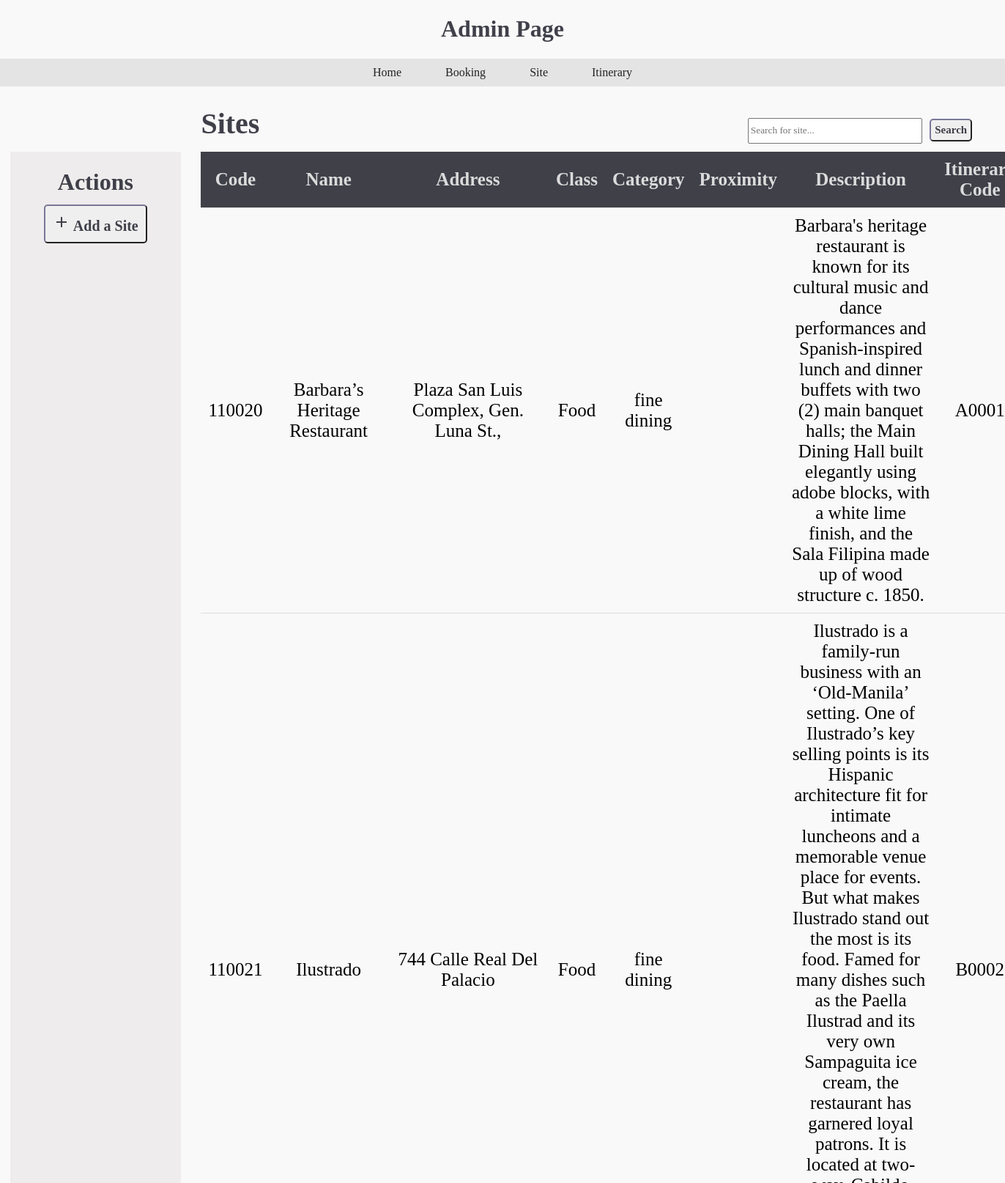
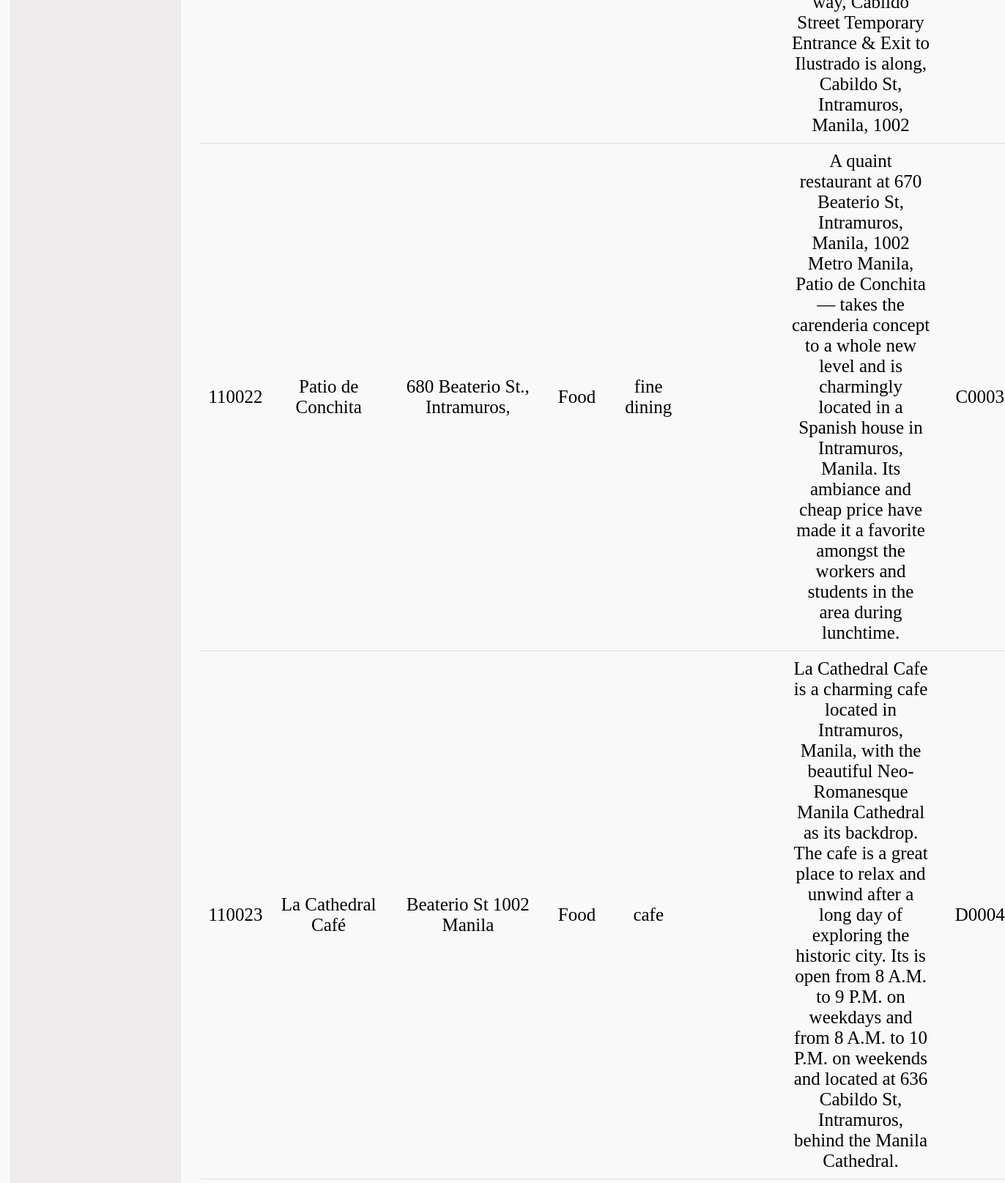
/Admin/site.php (upper part), run on the app's committed database (2 pictures, top to bottom).
### tables this page shows
CREATE TABLE `site` (
  `site_Code` int(5) NOT NULL,
  `site_Name` varchar(80) NOT NULL,
  `site_Address` varchar(80) NOT NULL,
  `site_Class` enum('Site','Food') NOT NULL,
  `site_Category` varchar(30) NOT NULL,
  `site_Proximity` enum('Church','Museum','Site','Fine Dining','Restaurant','Fast Food','Eatery','Cafe') NOT NULL,
  `site_Desc` varchar(10000) NOT NULL,
  `S_itinerary_Code` varchar(5) NOT NULL
);

### Admin/query_functions.php (called while the page is built, shortened)
<?php
include('../connection.php');
function fetch_all($table){
    global $conn;
    $query = "SELECT * FROM $table";
    $all_records = mysqli_query($conn, $query);
    return $all_records;
}
?>

### Admin/site.php (the view, shortened to what this page needs)
<?php
include('../connection.php');
include('query_functions.php');
$all_sites = fetch_all("site");
?>
<!DOCTYPE html>
<html>
<head>
    <link rel="stylesheet" href="admin.css">
</head>
<body>
<div id="title_container">
        <p id="title">Sites</p>
        <form action="" method="get" id=search>
            <input type="text" name=search id="search_field" placeholder="Search for site...">
            <input type=submit id=submit_search value=Search>
        </form>
    </div>
    <div id=body>
    <div id="actions_container">
        <h1 id="actions_title">Actions</h1>
        <button id="add_button" onclick="document.location='add_site_form.php'"><i class="material-icons">add</i> Add a Site</button>
    </div>
    <div id="table_container">
    <table id=all_records>
        <tr>
            <th>Code</th>
            <th>Name</th>
            <th>Address</th>
            <th>Class</th>
            <th>Category</th>
            <th>Proximity</th>
            <th>Description</th>
            <th>Itinerary Code</th>
        </tr>
        <?php
        if (mysqli_num_rows($all_sites) > 0) {
            while($site = mysqli_fetch_assoc($all_sites)) {
            ?>
            <tr onclick="location.href='site_details.php?id=<?php echo $site['site_Code']; ?>'">
                <td><?php echo $site['site_Code']; ?> </td>
                <td><?php echo $site['site_Name']; ?> </td>
                <td><?php echo $site['site_Address']; ?> </td>
                <td><?php echo $site['site_Class']; ?> </td>
                <td><?php echo $site['site_Category']; ?> </td>
                <td><?php echo $site['site_Proximity']; ?> </td>
                <td><?php echo $site['site_Desc']; ?> </td>
                <td><?php echo $site['S_itinerary_Code']; ?> </td>
            </tr>
        <?php
            }
        }
    ?>
</div></body>
</html>

### Admin/navbar.css (style rules this page uses)
.header { text-align: center; background-color: #f9f9f9; color: #21212cda; }
body { font-family: SFPro; margin: 0; padding: 0; background-color: #f9f9f9; justify-content: center; }
.navbar { background-color: #e4e4e4; overflow: hidden; display: flex; justify-content: center; }
.navbar ul { margin: 0; padding: 0; list-style-type: none; display: flex; align-items: center; }
.navbar li { padding: 10px; }
.navbar a { color: #222222; text-decoration: none; padding: 10px 20px; }

### Admin/admin.css (style rules this page uses)
#body { display: flex; flex-direction: row; margin-left: auto; margin-right: 0%; margin-bottom: 1%; width: 100%; }
#actions_container { display: flex; flex-direction: column; flex-wrap: wrap; float: left; width: 17%; align-items: center; margin-left: 1%; background-color: rgb(238, 236, 236); }
#actions_title { display: inline; float: left; font-weight: bold; color: #21212cda; margin: 10%; margin-bottom: 2%; }
#add_button { float: left; width: max-content; font-family: SFPro; font-size: 20px; font-weight: bold; color: #21212cda; border-color: #292838da; border-width: 2px; border-radius: 5px; padding: 10px; cursor: pointer; margin: 10%; margin-top: 3%; }
#title_container { display: flex; margin-left: auto; margin-right: 0%; margin-top: 2%; margin-bottom: 1%; width: 80%; font-size: 40px; font-weight: bold; }
#title { color: #21212cda; margin: 0%; }
#search { margin-left: auto; margin-right: 2%; width: 30%; }
#search_field { font-family: SFPro; height: 60%; width: 70%; }
#submit_search { font-family: SFPro; font-size: 15px; font-weight: bold; color: #21212cda; border-color: #292838da; border-width: 2px; border-radius: 5px; padding: 5px; cursor: pointer; }
#table_container { display: flex; margin-left: auto; margin-right: 0%; margin-bottom: 1%; width: 80%; font-size: 30; font-weight: bold; }
table { font-size: 25px; width: 100%; margin-right: 2%; overflow: auto; text-align: center; border-collapse: collapse; }
th { background-color: #21212cda; color: rgba(240, 240, 240, 0.884); }
th, td { border-bottom: 1px solid #ddd; border-collapse: collapse; padding: 10px; }
tr { font-weight: normal; }

### data on the page
site: site_Code "110020", site_Name "Barbara’s Heritage Restaurant", site_Address "Plaza San Luis Complex, Gen. Luna St.,", site_Class "Food", site_Category "fine dining", site_Desc "Barbara's heritage restaurant is known for its cultural music and dance performances and Spanish-inspired lunch and dinner buffets with two (2) main banquet halls; the Main Dining Hall built elegantly using adobe blocks, with a white lime finish, and the Sala Filipina made up of wood structure c. 1850.", S_itinerary_Code "A0001"
site: site_Code "110021", site_Name "Ilustrado", site_Address "744 Calle Real Del Palacio", site_Class "Food", site_Category "fine dining", site_Desc "Ilustrado is a family-run business with an ‘Old-Manila’ setting. One of Ilustrado’s key selling points is its Hispanic architecture fit for intimate luncheons and a memorable venue place for events. But what makes Ilustrado stand out the most is its food. Famed for many dishes such as the Paella Ilustrad and its very own Sampaguita ice cream, the restaurant has garnered loyal patrons. It is located at two-way, Cabildo Street Temporary Entrance & Exit to Ilustrado is along, Cabildo St, Intramuros, Manila, 1002", S_itinerary_Code "B0002"
site: site_Code "110022", site_Name "Patio de Conchita", site_Address "680 Beaterio St., Intramuros,", site_Class "Food", site_Category "fine dining", site_Desc "A quaint restaurant at 670 Beaterio St, Intramuros, Manila, 1002 Metro Manila, Patio de Conchita— takes the carenderia concept to a whole new level and is charmingly located in a Spanish house in Intramuros, Manila. Its ambiance and cheap price have made it a favorite amongst the workers and students in the area during lunchtime.", S_itinerary_Code "C0003"
site: site_Code "110023", site_Name "La Cathedral Café", site_Address "Beaterio St 1002 Manila", site_Class "Food", site_Category "cafe", site_Desc "La Cathedral Cafe is a charming cafe located in Intramuros, Manila, with the beautiful Neo-Romanesque Manila Cathedral as its backdrop. The cafe is a great place to relax and unwind after a long day of exploring the historic city. Its is open from 8 A.M. to 9 P.M. on weekdays and from 8 A.M. to 10 P.M. on weekends and located at 636 Cabildo St, Intramuros, behind the Manila Cathedral.", S_itinerary_Code "D0004"
